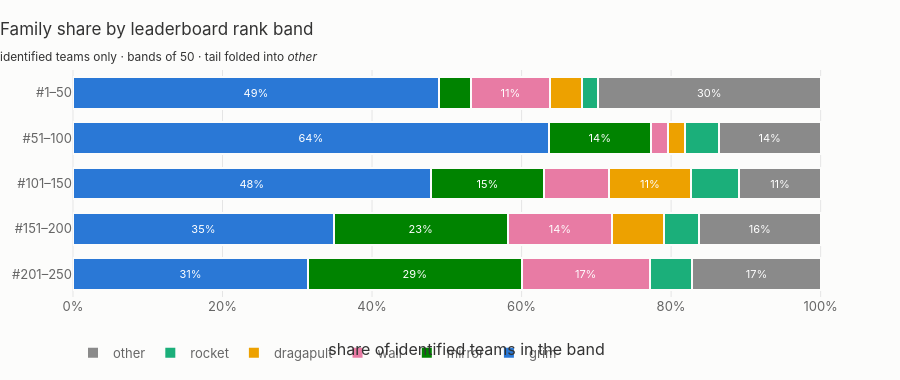

The notebook cell this image was saved under:
### Markdown cell above
## 4. Where in the ranking does each family sit?

Share of each rank band, using the canonical gate families
(`scripts/m39_live_mix.py`). The tail folds into **other** — a generated 7th hue
would be indistinguishable from an existing one under colorblind vision.

### Code cell
# 5 — family share by rank band
BANDS = 5
band_size = max(1, TOP_N // BANDS)
k = known.copy()
k["band"] = ((k["rank"] - 1) // band_size).clip(upper=BANDS - 1)
k["band_label"] = k["band"].map(
    lambda b: f"#{b * band_size + 1}–{min((b + 1) * band_size, TOP_N)}")

top_fams = known["family"].value_counts().head(5).index.tolist()
k["fam"] = k["family"].where(k["family"].isin(top_fams), "other")
FAM_COLOR = dict(zip(top_fams, PALETTE))
FAM_COLOR["other"] = MUTED

pivot = (k.pivot_table(index="band_label", columns="fam", values="rank",
                       aggfunc="size", fill_value=0)
          .reindex([f"#{b * band_size + 1}–{min((b + 1) * band_size, TOP_N)}"
                    for b in range(BANDS)]))
share = pivot.div(pivot.sum(axis=1), axis=0)

fig = go.Figure()
for fam in top_fams + ["other"]:
    if fam not in share.columns:
        continue
    fig.add_trace(go.Bar(
        y=share.index, x=share[fam], name=fam, orientation="h",
        marker=dict(color=FAM_COLOR[fam], line=dict(color=SURFACE, width=2)),
        text=[f"{v:.0%}" if v >= 0.09 else "" for v in share[fam]],
        textposition="inside", insidetextanchor="middle",
        textfont=dict(color="#ffffff", size=11),
        customdata=pivot[fam],
        hovertemplate=("<b>%{fullData.name}</b><br>%{y}<br>"
                       "%{customdata} teams (%{x:.0%})<extra></extra>"),
    ))
fig.update_layout(
    barmode="stack",
    title="Family share by leaderboard rank band"
          "<br><sub>identified teams only · bands of "
          f"{band_size} · tail folded into <i>other</i></sub>",
    xaxis=dict(title="share of identified teams in the band", tickformat=".0%"),
    yaxis=dict(title=None, autorange="reversed", automargin=True),
    height=380, bargap=0.3, legend=dict(orientation="h", y=-0.18),
)
fig.show()

display(pivot.style.set_caption("Teams per family per rank band (counts)"))

### Figure 1 — Plotly figure (JSON) as saved in the notebook; plotly's stock layout.template omitted (floating-point values rounded to 4 significant figures)
{"data": [{"customdata": [23, 28, 22, 15, 11], "hovertemplate": "<b>%{fullData.name}</b><br>%{y}<br>%{customdata} teams (%{x:.0%})<extra></extra>", "insidetextanchor": "middle", "marker": {"color": "#2a78d6", "line": {"color": "#fcfcfb", "width": 2}}, "name": "grim", "orientation": "h", "text": ["49%", "64%", "48%", "35%", "31%"], "textfont": {"color": "#ffffff", "size": 11}, "textposition": "inside", "x": [0.4894, 0.6364, 0.4783, 0.3488, 0.3143], "y": ["#1–50", "#51–100", "#101–150", "#151–200", "#201–250"], "type": "bar"}, {"customdata": [2, 6, 7, 10, 10], "hovertemplate": "<b>%{fullData.name}</b><br>%{y}<br>%{customdata} teams (%{x:.0%})<extra></extra>", "insidetextanchor": "middle", "marker": {"color": "#008300", "line": {"color": "#fcfcfb", "width": 2}}, "name": "mirror", "orientation": "h", "text": ["", "14%", "15%", "23%", "29%"], "textfont": {"color": "#ffffff", "size": 11}, "textposition": "inside", "x": [0.04255, 0.1364, 0.1522, 0.2326, 0.2857], "y": ["#1–50", "#51–100", "#101–150", "#151–200", "#201–250"], "type": "bar"}, {"customdata": [5, 1, 4, 6, 6], "hovertemplate": "<b>%{fullData.name}</b><br>%{y}<br>%{customdata} teams (%{x:.0%})<extra></extra>", "insidetextanchor": "middle", "marker": {"color": "#e87ba4", "line": {"color": "#fcfcfb", "width": 2}}, "name": "wall", "orientation": "h", "text": ["11%", "", "", "14%", "17%"], "textfont": {"color": "#ffffff", "size": 11}, "textposition": "inside", "x": [0.1064, 0.02273, 0.08696, 0.1395, 0.1714], "y": ["#1–50", "#51–100", "#101–150", "#151–200", "#201–250"], "type": "bar"}, {"customdata": [2, 1, 5, 3, 0], "hovertemplate": "<b>%{fullData.name}</b><br>%{y}<br>%{customdata} teams (%{x:.0%})<extra></extra>", "insidetextanchor": "middle", "marker": {"color": "#eda100", "line": {"color": "#fcfcfb", "width": 2}}, "name": "dragapult", "orientation": "h", "text": ["", "", "11%", "", ""], "textfont": {"color": "#ffffff", "size": 11}, "textposition": "inside", "x": [0.04255, 0.02273, 0.1087, 0.06977, 0.0], "y": ["#1–50", "#51–100", "#101–150", "#151–200", "#201–250"], "type": "bar"}, {"customdata": [1, 2, 3, 2, 2], "hovertemplate": "<b>%{fullData.name}</b><br>%{y}<br>%{customdata} teams (%{x:.0%})<extra></extra>", "insidetextanchor": "middle", "marker": {"color": "#1baf7a", "line": {"color": "#fcfcfb", "width": 2}}, "name": "rocket", "orientation": "h", "text": ["", "", "", "", ""], "textfont": {"color": "#ffffff", "size": 11}, "textposition": "inside", "x": [0.02128, 0.04545, 0.06522, 0.04651, 0.05714], "y": ["#1–50", "#51–100", "#101–150", "#151–200", "#201–250"], "type": "bar"}, {"customdata": [14, 6, 5, 7, 6], "hovertemplate": "<b>%{fullData.name}</b><br>%{y}<br>%{customdata} teams (%{x:.0%})<extra></extra>", "insidetextanchor": "middle", "marker": {"color": "#8a8a8a", "line": {"color": "#fcfcfb", "width": 2}}, "name": "other", "orientation": "h", "text": ["30%", "14%", "11%", "16%", "17%"], "textfont": {"color": "#ffffff", "size": 11}, "textposition": "inside", "x": [0.2979, 0.1364, 0.1087, 0.1628, 0.1714], "y": ["#1–50", "#51–100", "#101–150", "#151–200", "#201–250"], "type": "bar"}], "layout": {"xaxis": {"title": {"text": "share of identified teams in the band"}, "tickformat": ".0%"}, "yaxis": {"title": {}, "autorange": "reversed", "automargin": true}, "legend": {"orientation": "h", "y": -0.18}, "barmode": "stack", "title": {"text": "Family share by leaderboard rank band<br><sub>identified teams only · bands of 50 · tail folded into <i>other</i></sub>"}, "height": 380, "bargap": 0.3}}
